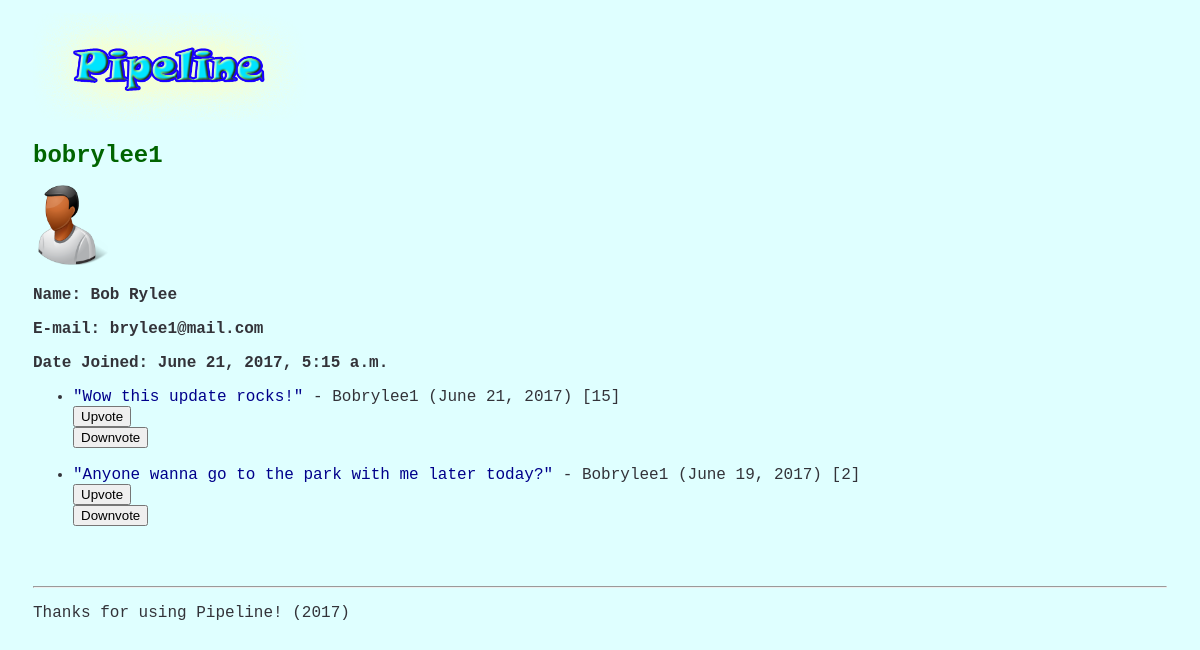
The page /profile/4/ on the database its author committed.
### posts/models.py (models this page shows, shortened)
class Post(models.Model):
    message = models.CharField(max_length=100)
    post_date = models.DateTimeField()
    user = models.ForeignKey(User, null = True, blank = True)
    votes = models.IntegerField()

### pipeline/views.py (the view)
# urls.py: url(r'^profile/(?P<user_id>\d{1,3})/$', profile),
def profile(request, user_id):
    now = datetime.datetime.now()
    users = User.objects.all()
    try:
        user_id = int(user_id)
    except ValueError:
        raise Http404()
    unsorted_posts = Post.objects.filter(user = user_id)
    recent_posts = sort_posts_recent(unsorted_posts)
    return render(request, 'profile.html', {'users': users, 'you': request.user, 'user_id': user_id, 'posts': recent_posts, 'current_date': now})

### pipeline/views.py (called while the page is built)
def sort_posts_recent(posts_data):
    post_tuples = [(single_post.post_date, single_post) for single_post in posts_data]
    sorted_posts = [item[1] for item in sorted(post_tuples, key=lambda tup: tup[0], reverse=True)]
    return sorted_posts

### templates/profile.html (shortened to what this page needs)
{% extends "base.html" %}
{% block content %}
{% load static %}
<h1>{% for user in users %}{% if user.id == user_id %}{{ user.username }}{% endif %}{% endfor %}</h1>
<h2>
    {% for user in users %}
    {% if user.id == user_id %}
        {% if user.profile.avatar == 'no_avatar' %}<img src = "{% static 'avatars/no_avatar.png' %}" alt = "No Avatar" width = "70px">
        {% elif user.profile.avatar == 'avatar1' %}<img src = "{% static 'avatars/avatar1.png' %}" alt = "Avatar 1" width = "80px">
        {% elif user.profile.avatar == 'avatar2' %}<img src = "{% static 'avatars/avatar2.png' %}" alt = "Avatar 2" width = "80px">
        {% elif user.profile.avatar == 'avatar3' %}<img src = "{% static 'avatars/avatar3.png' %}" alt = "Avatar 3" width = "80px">
        {% elif user.profile.avatar == 'avatar4' %}<img src = "{% static 'avatars/avatar4.png' %}" alt = "Avatar 4" width = "80px">
        {% elif user.profile.avatar == 'avatar5' %}<img src = "{% static 'avatars/avatar5.png' %}" alt = "Avatar 5" width = "80px">
        {% elif user.profile.avatar == 'avatar6' %}<img src = "{% static 'avatars/avatar6.png' %}" alt = "Avatar 6" width = "80px">
        {% elif user.profile.avatar == 'avatar7' %}<img src = "{% static 'avatars/avatar7.png' %}" alt = "Avatar 7" width = "80px">
        {% elif user.profile.avatar == 'avatar8' %}<img src = "{% static 'avatars/avatar8.png' %}" alt = "Avatar 8" width = "80px">
        {% elif user.profile.avatar == 'avatar9' %}<img src = "{% static 'avatars/avatar9.png' %}" alt = "Avatar 9" width = "80px">
        {% elif user.profile.avatar == 'avatar10' %}<img src = "{% static 'avatars/avatar10.png' %}" alt = "Avatar 10" width = "80px">{% endif %}
    <p>Name: {{ user.first_name | capfirst }} {{ user.last_name | capfirst }}</p>
    <p>E-mail: {{ user.email }}</p>
    <p>Date Joined: {{ user.date_joined }}</p>
    </h2>
    <p>
    <ul>
	{% for post in posts %}
	<li><a href = "/post/{{post.id}}/0">"{{ post.message }}"</a> - {{ post.user.username | capfirst }} {% if post.post_date.date == current_date.date %}(Today, {{ post.post_date.time }}){% else %}({{ post.post_date.date }}){% endif %} [{{ post.votes }}]</li>
<form action="/post/{{post.id}}/1" method="get">
	<input type="submit" value="Upvote">
</form>
<form action="/post/{{post.id}}/2" method="get">
	<input type="submit" value="Downvote">
</form>
{% endfor %}
</ul>
</p>
{% endif %}
{% endfor %}
{% endblock %}

### templates/base.html (style rules this page uses)
h1 { color: darkgreen; font-family: monospace; font-size: 24px; }
h2 { font-family: monospace; color: black; font-size: 17px; text-decoration: bold }
ul, p { font-family: monospace; color: #333339; font-size: 16px; }
a { font-family: monospace; color: darkblue; text-decoration: none; font-size: 16px; }
body { background-color: #DFFFFF; display: block; padding: 5px 25px; }

### rows shown on the page
Post: message "Wow this update rocks!", user.username "Bobrylee1", post_date "June 21, 2017", votes "15"
Post: message "Anyone wanna go to the park with me later today?", user.username "Bobrylee1", post_date "June 19, 2017", votes "2"

### other values the page prints
{{ user.username }} "bobrylee1"
{{ user.first_name | capfirst }} "Bob"
{{ user.last_name | capfirst }} "Rylee"
{{ user.email }} "brylee1@mail.com"
{{ user.date_joined }} "June 21, 2017, 5:15 a.m."
